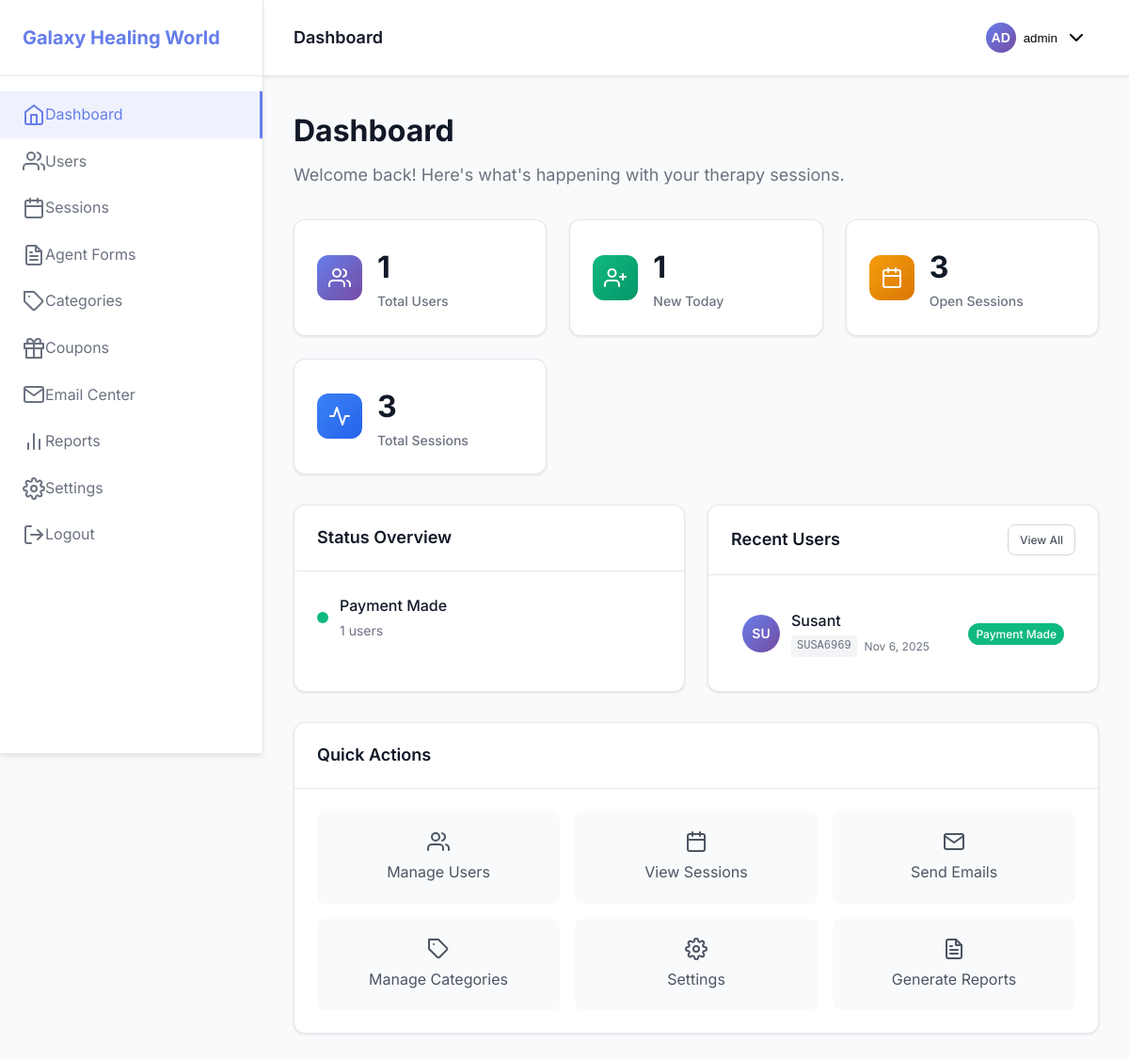
/admin/index.php (signed in), run on the app's committed database.
### tables this page shows
CREATE TABLE users (
                id INTEGER PRIMARY KEY AUTOINCREMENT,
                client_id VARCHAR(50) UNIQUE NOT NULL,
                name VARCHAR(255) NOT NULL,
                email VARCHAR(255) NOT NULL,
                mobile VARCHAR(20) NOT NULL,
                dob DATE,
                age INTEGER,
                house_number VARCHAR(255),
                street_locality VARCHAR(255),
                pincode VARCHAR(10),
                area_village VARCHAR(255),
                city VARCHAR(100),
                district VARCHAR(100),
                state VARCHAR(100),
                address TEXT,
                occupation VARCHAR(255),
                qualification VARCHAR(255),
                voice_recording_path TEXT,
                query_text TEXT,
                attendant VARCHAR(50) DEFAULT 'self',
                attendant_name VARCHAR(255),
                attendant_email VARCHAR(255),
                attendant_mobile VARCHAR(20),
                relationship VARCHAR(100),
                how_learned VARCHAR(100),
                has_disability VARCHAR(10) DEFAULT 'no',
                disability_type VARCHAR(255),
                disability_percentage INTEGER,
                disability_documents TEXT,
                status VARCHAR(50) DEFAULT 'first-time',
                payment_made DECIMAL(10, 2) DEFAULT 0,
                created_at DATETIME DEFAULT CURRENT_TIMESTAMP,
                updated_at DATETIME DEFAULT CURRENT_TIMESTAMP
            );

### admin/index.php (the view, shortened to what this page needs)
<?php
$db = Database::getInstance();
$pdo = $db->getConnection();
$stats = [];
$stmt = $pdo->query("SELECT COUNT(*) as count FROM users");
$stats['total_users'] = $stmt->fetch()['count'];
$stmt = $pdo->query("SELECT COUNT(*) as count FROM users WHERE DATE(created_at) = DATE('now')");
$stats['new_today'] = $stmt->fetch()['count'];
$stmt = $pdo->query("SELECT COUNT(*) as count FROM sessions WHERE query_status = 'open'");
$stats['open_sessions'] = $stmt->fetch()['count'];
$stmt = $pdo->query("SELECT COUNT(*) as count FROM sessions");
$stats['total_sessions'] = $stmt->fetch()['count'];
$stmt = $pdo->query("
    SELECT u.*, c.name as category_name, c.color as category_color
    FROM users u
    LEFT JOIN categories c ON u.status = c.name
    ORDER BY u.created_at DESC LIMIT 10
");
$recentUsers = $stmt->fetchAll();
$stmt = $pdo->query("
    SELECT u.status, c.name as category_name, c.color, COUNT(*) as count
    FROM users u
    LEFT JOIN categories c ON u.status = c.name
    GROUP BY u.status, c.name, c.color
");
$statusCounts = $stmt->fetchAll();
?>
<!DOCTYPE html>
<html lang="en">
<head>
    <link rel="stylesheet" href="../assets/css/admin.css">
    <link rel="stylesheet" href="https://cdn.jsdelivr.net/npm/feather-icons@4.28.0/feather.min.css">
</head>
<body>
    <div class="admin-layout">
        <?php include 'includes/sidebar.php'; ?>
        <div class="admin-content">
            <?php include 'includes/header.php'; ?>
            <main class="main-content">
                <div class="page-header">
                    <h1>Dashboard</h1>
                    <p>Welcome back! Here's what's happening with your therapy sessions.</p>
                </div>
                <div class="stats-grid">
                    <div class="stat-card">
                        <div class="stat-icon users">
                            <i data-feather="users"></i>
                        </div>
                        <div class="stat-content">
                            <div class="stat-number"><?php echo number_format($stats['total_users']); ?></div>
                            <div class="stat-label">Total Users</div>
                        </div>
                    </div>
                    <div class="stat-card">
                        <div class="stat-icon new">
                            <i data-feather="user-plus"></i>
                        </div>
                        <div class="stat-content">
                            <div class="stat-number"><?php echo number_format($stats['new_today']); ?></div>
                            <div class="stat-label">New Today</div>
                        </div>
                    </div>
                    <div class="stat-card">
                        <div class="stat-icon sessions">
                            <i data-feather="calendar"></i>
                        </div>
                        <div class="stat-content">
                            <div class="stat-number"><?php echo number_format($stats['open_sessions']); ?></div>
                            <div class="stat-label">Open Sessions</div>
                        </div>
                    </div>
                    <div class="stat-card">
                        <div class="stat-icon total">
                            <i data-feather="activity"></i>
                        </div>
                        <div class="stat-content">
                            <div class="stat-number"><?php echo number_format($stats['total_sessions']); ?></div>
                            <div class="stat-label">Total Sessions</div>
                        </div>
                    </div>
                </div>
                <div class="dashboard-grid">
                    <div class="dashboard-card">
                        <div class="card-header">
                            <h3>Status Overview</h3>
                        </div>
                        <div class="status-overview">
                            <?php foreach ($statusCounts as $status): ?>
                                <div class="status-item">
                                    <div class="status-color" style="background-color: <?php echo htmlspecialchars($status['color'] ?? '#6b7280'); ?>"></div>
                                    <div class="status-info">
                                        <div class="status-name"><?php echo htmlspecialchars(ucwords(str_replace('-', ' ', $status['category_name'] ?? $status['status']))); ?></div>
                                        <div class="status-count"><?php echo $status['count']; ?> users</div>
                                    </div>
                                </div>
                            <?php endforeach; ?>
                        </div>
                    </div>
                    <div class="dashboard-card">
                        <div class="card-header">
                            <h3>Recent Users</h3>
                            <a href="users.php" class="btn btn-small btn-outline">View All</a>
                        </div>
                        <div class="users-list">
                            <?php foreach ($recentUsers as $user): ?>
                                <div class="user-item">
                                    <div class="user-avatar">
                                        <?php echo strtoupper(substr($user['name'], 0, 2)); ?>
                                    </div>
                                    <div class="user-info">
                                        <div class="user-name"><?php echo htmlspecialchars($user['name']); ?></div>
                                        <div class="user-meta">
                                            <span class="user-id"><?php echo htmlspecialchars($user['client_id']); ?></span>
                                            <span class="user-date"><?php echo date('M j, Y', strtotime($user['created_at'])); ?></span>
                                        </div>
                                    </div>
                                    <div class="user-status">
                                        <span class="status-badge" style="background-color: <?php echo htmlspecialchars($user['category_color'] ?? '#6b7280'); ?>">
                                            <?php echo htmlspecialchars(ucwords(str_replace('-', ' ', $user['status']))); ?>
                                        </span>
                                    </div>
                                </div>
                            <?php endforeach; ?>
                        </div>
                    </div>
                </div>
                <div class="quick-actions">
                    <div class="dashboard-card">
                        <div class="card-header">
                            <h3>Quick Actions</h3>
                        </div>
                        <div class="actions-grid">
                            <a href="users.php" class="action-item">
                                <i data-feather="users"></i>
                                <span>Manage Users</span>
                            </a>
                            <a href="sessions.php" class="action-item">
                                <i data-feather="calendar"></i>
                                <span>View Sessions</span>
                            </a>
                            <a href="email.php" class="action-item">
                                <i data-feather="mail"></i>
                                <span>Send Emails</span>
                            </a>
                            <a href="categories.php" class="action-item">
                                <i data-feather="tag"></i>
                                <span>Manage Categories</span>
                            </a>
                            <a href="settings.php" class="action-item">
                                <i data-feather="settings"></i>
                                <span>Settings</span>
                            </a>
                            <a href="reports.php" class="action-item">
                                <i data-feather="file-text"></i>
                                <span>Generate Reports</span>
                            </a>
                        </div>
                    </div>
                </div>
            </main>
        </div>
    </div>
</body>
</html>

### assets/css/admin.css (style rules this page uses)
* { margin: 0; padding: 0; box-sizing: border-box; }
body { font-family: 'Inter', -apple-system, BlinkMacSystemFont, 'Segoe UI', Roboto, sans-serif; line-height: 1.6; color: #374151; background: #f9fafb; }
.admin-layout { display: flex; min-height: 100vh; }
.admin-content { flex: 1; margin-left: 280px; display: flex; flex-direction: column; }
.main-content { flex: 1; padding: 32px; overflow-y: auto; }
.user-avatar { width: 32px; height: 32px; border-radius: 50%; background: linear-gradient(135deg, #667eea 0%, #764ba2 100%); display: flex; align-items: center; justify-content: center; color: white; font-weight: 600; font-size: 14px; }
.page-header { margin-bottom: 32px; }
.page-header h1 { font-size: 2rem; font-weight: 700; color: #111827; margin-bottom: 8px; }
.page-header p { color: #6b7280; font-size: 1.125rem; }
.stats-grid { display: grid; grid-template-columns: repeat(auto-fit, minmax(250px, 1fr)); gap: 24px; margin-bottom: 32px; }
.stat-card { background: #ffffff; padding: 24px; border-radius: 12px; box-shadow: 0 1px 3px 0 rgba(0, 0, 0, 0.1); border: 1px solid #e5e7eb; display: flex; align-items: center; gap: 16px; transition: transform 0.2s ease, box-shadow 0.2s ease; }
.stat-icon { width: 48px; height: 48px; border-radius: 12px; display: flex; align-items: center; justify-content: center; color: white; }
.stat-icon.users { background: linear-gradient(135deg, #667eea 0%, #764ba2 100%); }
.stat-icon.new { background: linear-gradient(135deg, #10b981 0%, #059669 100%); }
.stat-icon.sessions { background: linear-gradient(135deg, #f59e0b 0%, #d97706 100%); }
.stat-icon.total { background: linear-gradient(135deg, #3b82f6 0%, #2563eb 100%); }
.stat-number { font-size: 2rem; font-weight: 700; color: #111827; }
.stat-label { color: #6b7280; font-size: 0.875rem; font-weight: 500; }
.dashboard-grid { display: grid; grid-template-columns: 1fr 1fr; gap: 24px; margin-bottom: 32px; }
.dashboard-card { background: #ffffff; border-radius: 12px; box-shadow: 0 1px 3px 0 rgba(0, 0, 0, 0.1); border: 1px solid #e5e7eb; overflow: hidden; }
.card-header { padding: 20px 24px; border-bottom: 1px solid #e5e7eb; display: flex; justify-content: space-between; align-items: center; }
.card-header h3 { font-size: 1.125rem; font-weight: 600; color: #111827; }
.status-overview { padding: 24px; display: flex; flex-direction: column; gap: 16px; }
.status-item { display: flex; align-items: center; gap: 12px; }
.status-color { width: 12px; height: 12px; border-radius: 50%; flex-shrink: 0; }
.status-info { flex: 1; }
.status-name { font-weight: 500; color: #111827; margin-bottom: 2px; }
.status-count { font-size: 0.875rem; color: #6b7280; }
.users-list { padding: 24px; display: flex; flex-direction: column; gap: 16px; max-height: 400px; overflow-y: auto; }
.user-item { display: flex; align-items: center; gap: 12px; padding: 12px; border-radius: 8px; transition: background 0.2s ease; }
.user-item .user-avatar { width: 40px; height: 40px; font-size: 14px; flex-shrink: 0; }
.user-info { flex: 1; min-width: 0; }
.user-name { font-weight: 500; color: #111827; margin-bottom: 2px; white-space: nowrap; overflow: hidden; text-overflow: ellipsis; }
.user-meta { display: flex; align-items: center; gap: 8px; font-size: 0.75rem; color: #6b7280; }
.user-id { font-family: 'Monaco', 'Menlo', monospace; background: #f3f4f6; padding: 2px 6px; border-radius: 4px; }
.status-badge { padding: 4px 8px; border-radius: 12px; font-size: 0.75rem; font-weight: 500; color: white; white-space: nowrap; }
.quick-actions { margin-bottom: 32px; }
.actions-grid { padding: 24px; display: grid; grid-template-columns: repeat(auto-fit, minmax(200px, 1fr)); gap: 16px; }
.action-item { display: flex; flex-direction: column; align-items: center; gap: 8px; padding: 20px; border-radius: 8px; background: #f9fafb; color: #4b5563; text-decoration: none; transition: all 0.2s ease; }
.btn { padding: 10px 20px; border: none; border-radius: 8px; font-weight: 500; text-decoration: none; display: inline-flex; align-items: center; gap: 8px; cursor: pointer; transition: all 0.2s ease; font-size: 14px; }
.btn-outline { background: transparent; border: 1px solid #d1d5db; color: #4b5563; }
.btn-small { padding: 6px 12px; font-size: 12px; }
.status-name { font-weight: 500; color: #111827; }
.status-count { color: #6b7280; font-size: 0.875rem; }

### data on the page
users: name "SU", name "Susant", client "SUSA6969", created_at "Nov 6, 2025", status "Payment Made"

### other printed values
Config::get('site.name') "Galaxy Healing World"
$pageTitle "Dashboard"
substr($_SESSION['admin_username'] ?? 'A', 0, 2) "AD"
$_SESSION['admin_username'] "admin"
$stats['total_users'] "1"
$stats['new_today'] "1"
$stats['open_sessions'] "3"
$stats['total_sessions'] "3"
str_replace('-', ' ', $status['category_name'] ?? $status['status']) "Payment Made"
$status['count'] "1"
